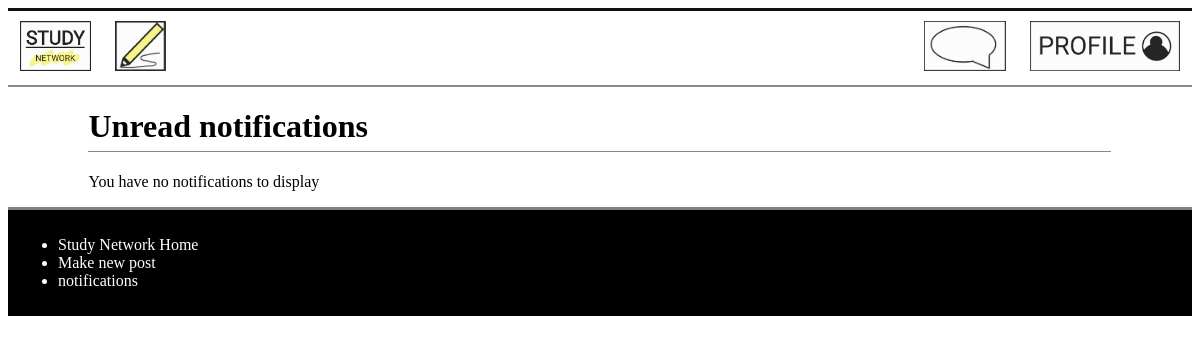
The app's page /notification (signed in), older data.
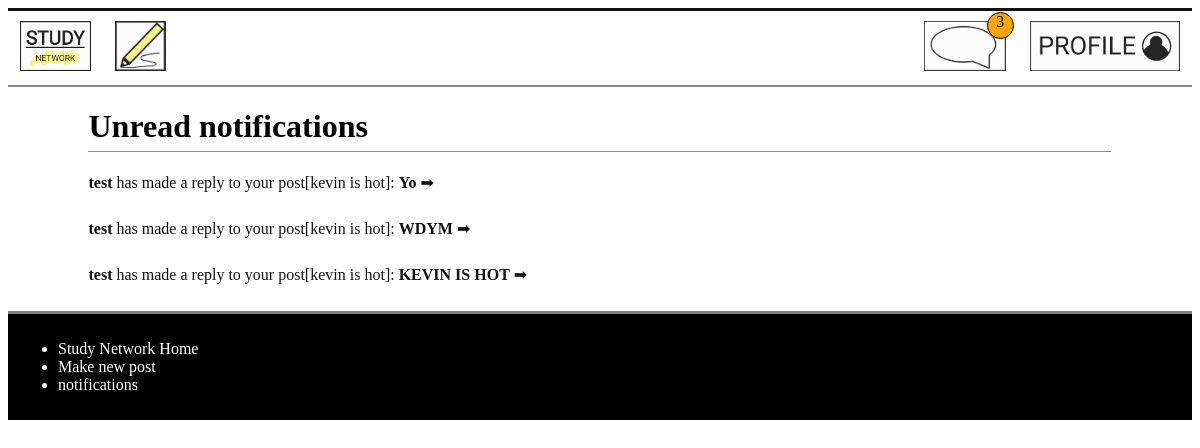
The same page, newer data.
### models.py (models this page shows)
class Notification(db.Model):
    __tablename__ = 'Notification'
    id = db.Column(db.Integer, primary_key=True)
    sender = db.Column(db.Text)
    content = db.Column(db.Text)
    user_id = db.Column(db.Integer, db.ForeignKey('User.id'), nullable = False)
    post_id = db.Column(db.Integer, db.ForeignKey('Post.id'), nullable = False)
    users_notification = db.relationship('User', back_populates='notifications_user')
    posts_notification = db.relationship('Post', back_populates='notifications_post')

class Post(db.Model):
    __tablename__ = 'Post'
    id = db.Column(db.Integer, primary_key=True)
    title = db.Column(db.Text)
    discussion = db.Column(db.Text)
    date = db.Column(db.Integer)
    comments = db.Column(db.Integer)
    user_id = db.Column(db.Integer, db.ForeignKey('User.id'))
    post_user = db.relationship('User', back_populates='user_post')
    replies_post = db.relationship('Reply', secondary=PostReply, back_populates='posts_reply')
    categories_post = db.relationship('Category', secondary=PostCategory, back_populates='posts_category')
    notifications_post = db.relationship('Notification', back_populates='posts_notification')
    posts = db.relationship('Comment', back_populates='user')

### main.py (the view)
@app.route('/notification', methods=['GET', 'POST'])
def notification():
    if g.logged_in_user == None:
        return redirect(url_for('signin'))
    else:
        Noti = models.Notification.query.filter_by(user_id = session['logged_in_user']).all()
        return render_template('noti.html', noti=Noti, title='noti')

### main.py (called while the page is built)
@app.context_processor
def notification_processor():
    if  g.logged_in_user:
        num_notification = models.Notification.query.filter_by(user_id = session["logged_in_user"]).all()
        return dict(num_notification = len(num_notification))
    else:
        return dict(num_notification = "No one is logged in")

@app.before_request
def before_request():
    g.logged_in_user = None
    if 'logged_in_user' in session:
        g.logged_in_user = session['logged_in_user']

### templates/noti.html
{% extends 'layout.html' %}
{% block content %}
<main>
<div class="notification">
<h1>Unread notifications</h1>
{% if noti %}
    {% for notification in noti %}
        <ul>
            <li><a href="/mark_read/{{notification.id}}/{{notification.posts_notification.id}}"><strong>{{notification.sender}}</strong>
                 has made a reply to your post[{{notification.posts_notification.title}}]:
                <strong>{{notification.content}}</strong>
                ➡</a>
            </li>
        </ul>
    {% endfor %}
{% else %}
    <p>You have no notifications to display</p>
{% endif %}
</div>
</main>
{% endblock %}

Row changes from the older to the newer data that the page shows:
added Notification: sender "test", posts_notification "kevin is hot", content "Yo"
added Notification: sender "test", posts_notification "kevin is hot", content "WDYM"
added Notification: sender "test", posts_notification "kevin is hot", content "KEVIN IS HOT"
Text that changed along with them:
{{ num_notification }}: (not shown) → "3"
text no longer shown: "You have no notifications to display"
